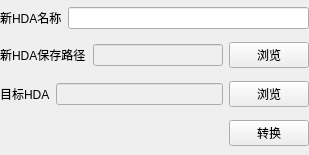
<?xml version="1.0" encoding="UTF-8"?>
<ui version="4.0">
    <class>Form</class>
    <widget class="QWidget" name="Form">
        <property name="geometry">
            <rect>
                <x>0</x>
                <y>0</y>
                <width>309</width>
                <height>155</height>
            </rect>
        </property>
        <property name="windowTitle">
            <string>Form</string>
        </property>
        <layout class="QVBoxLayout" name="verticalLayout_2">
            <property name="spacing">
                <number>6</number>
            </property>
            <property name="leftMargin">
                <number>0</number>
            </property>
            <property name="topMargin">
                <number>0</number>
            </property>
            <property name="rightMargin">
                <number>0</number>
            </property>
            <property name="bottomMargin">
                <number>0</number>
            </property>
            <item>
                <layout class="QHBoxLayout" name="horizontalLayout_4">
                    <item>
                        <widget class="QLabel" name="label_3">
                            <property name="text">
                                <string>新HDA名称</string>
                            </property>
                        </widget>
                    </item>
                    <item>
                        <widget class="QLineEdit" name="new_hda_name_input"/>
                    </item>
                </layout>
            </item>
            <item>
                <layout class="QHBoxLayout" name="horizontalLayout_3">
                    <item>
                        <widget class="QLabel" name="label_2">
                            <property name="text">
                                <string>新HDA保存路径</string>
                            </property>
                        </widget>
                    </item>
                    <item>
                        <widget class="QLineEdit" name="new_hda_path_input">
                            <property name="enabled">
                                <bool>false</bool>
                            </property>
                        </widget>
                    </item>
                    <item>
                        <widget class="QPushButton" name="new_browser_btn">
                            <property name="text">
                                <string>浏览</string>
                            </property>
                        </widget>
                    </item>
                </layout>
            </item>
            <item>
                <layout class="QHBoxLayout" name="horizontalLayout">
                    <item>
                        <widget class="QLabel" name="label">
                            <property name="text">
                                <string>目标HDA</string>
                            </property>
                        </widget>
                    </item>
                    <item>
                        <widget class="QLineEdit" name="tar_hda_path_input">
                            <property name="enabled">
                                <bool>false</bool>
                            </property>
                        </widget>
                    </item>
                    <item>
                        <widget class="QPushButton" name="tar_broswer_btn">
                            <property name="text">
                                <string>浏览</string>
                            </property>
                        </widget>
                    </item>
                </layout>
            </item>
            <item>
                <layout class="QHBoxLayout" name="horizontalLayout_2">
                    <item>
                        <spacer name="horizontalSpacer">
                            <property name="orientation">
                                <enum>Qt::Horizontal</enum>
                            </property>
                            <property name="sizeHint" stdset="0">
                                <size>
                                    <width>40</width>
                                    <height>20</height>
                                </size>
                            </property>
                        </spacer>
                    </item>
                    <item>
                        <widget class="QPushButton" name="convert_btn">
                            <property name="text">
                                <string>转换</string>
                            </property>
                        </widget>
                    </item>
                </layout>
            </item>
        </layout>
    </widget>
    <resources/>
    <connections/>
</ui>
